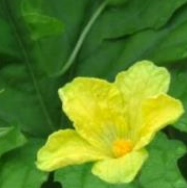
#> input picture tl1Img/1.png, 187 x 188 px
$ python changeImgDim.py
#> lines starting #> are read from the running program, lines starting #| are printed output that depends on the picture
import os
import cv2
import matplotlib.pyplot as plt


# =========================
# CONFIG
# =========================
IMG_NAME = "1.png"
ROOT_PATH = "tl1Img"


def main():
    img_path = os.path.join(".", ROOT_PATH, IMG_NAME)
    img_bgr = cv2.imread(img_path)
#> img_bgr is the input picture: shape (188, 187, 3); mean B, G, R 36.6, 136.8, 96.8

    if img_bgr is None:
        raise FileNotFoundError(f"Không đọc được ảnh: {img_path}")

    # =========================
    # CHUYỂN ĐỔI KHÔNG GIAN MÀU
    # =========================
    img_rgb   = cv2.cvtColor(img_bgr, cv2.COLOR_BGR2RGB)
    img_hsv   = cv2.cvtColor(img_bgr, cv2.COLOR_BGR2HSV)
#> img_hsv: shape (188, 187, 3); mean H, S, V 46.5, 185.7, 137.3
    img_gray  = cv2.cvtColor(img_bgr, cv2.COLOR_BGR2GRAY)
    img_lab   = cv2.cvtColor(img_bgr, cv2.COLOR_BGR2LAB)
#> img_lab: shape (188, 187, 3); mean of channels 0, 1, 2 132.2, 99.2, 173.3
    img_hls   = cv2.cvtColor(img_bgr, cv2.COLOR_BGR2HLS)
#> img_hls: shape (188, 187, 3); mean of channels 0, 1, 2 46.5, 87, 159.1
    img_ycrcb = cv2.cvtColor(img_bgr, cv2.COLOR_BGR2YCrCb)
#> img_ycrcb: shape (188, 187, 3); mean of channels 0, 1, 2 113.4, 116.1, 84.7
    img_luv   = cv2.cvtColor(img_bgr, cv2.COLOR_BGR2LUV)
#> img_luv: shape (188, 187, 3); mean of channels 0, 1, 2 131.7, 84.2, 187.5

    # =========================
    # HIỂN THỊ
    # =========================
    plt.figure(figsize=(18, 10))

    plt.subplot(2, 4, 1)
    plt.imshow(img_rgb)
    plt.title("Ảnh gốc (RGB hiển thị)")
    plt.axis("off")

    plt.subplot(2, 4, 2)
    plt.imshow(img_hsv)
    plt.title("Không gian HSV")
    plt.axis("off")

    plt.subplot(2, 4, 3)
    plt.imshow(img_gray, cmap="gray")
    plt.title("Không gian Grayscale")
    plt.axis("off")

    plt.subplot(2, 4, 4)
    plt.imshow(img_lab)
    plt.title("Không gian LAB")
    plt.axis("off")

    plt.subplot(2, 4, 5)
    plt.imshow(img_hls)
    plt.title("Không gian HLS")
    plt.axis("off")

    plt.subplot(2, 4, 6)
    plt.imshow(img_ycrcb)
    plt.title("Không gian YCrCb")
    plt.axis("off")

    plt.subplot(2, 4, 7)
    plt.imshow(img_luv)
    plt.title("Không gian Luv")
    plt.axis("off")

    # ô cuối để trống hoặc có thể ghi chú
    plt.subplot(2, 4, 8)
    plt.text(
        0.5, 0.5,
        "Các ảnh 3 kênh như HSV/LAB/HLS/YCrCb/Luv\n"
        "được hiển thị trực tiếp để quan sát\n"
        "sau khi chuyển đổi không gian màu.",
        ha="center", va="center", fontsize=11
    )
    plt.axis("off")

    plt.tight_layout()
    plt.show()

    # Tách 3 kênh
    L, A, B = cv2.split(img_lab)
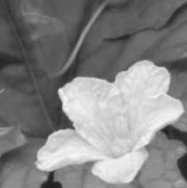
#> L: shape (188, 187); min 32, max 247, mean 132.2
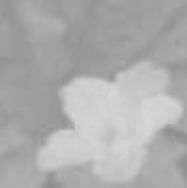
#> B: shape (188, 187); min 140, max 215, mean 173.3
    r,g,b = cv2.split(img_rgb)
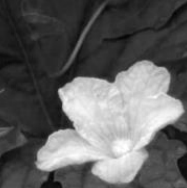
#> r: shape (188, 187); min 2, max 255, mean 96.8
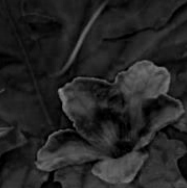
#> b: shape (188, 187); min 0, max 150, mean 36.6
    h,s,v = cv2.split(img_hsv)
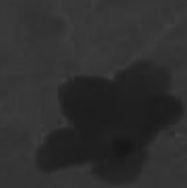
#> h: shape (188, 187); min 22, max 63, mean 46.5
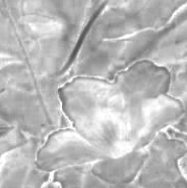
#> s: shape (188, 187); min 80, max 255, mean 185.7
    # h,l,s = cv2.split(img_hls)
    y,cr,cb = cv2.split(img_ycrcb)
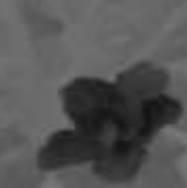
#> cb: shape (188, 187); min 18, max 121, mean 84.7
    # =========================
    # HIỂN THỊ
    # =========================
    plt.figure(figsize=(16, 8))

    plt.subplot(2, 3, 1)
    plt.imshow(img_rgb)
    plt.title("Ảnh gốc")
    plt.axis("off")

    plt.subplot(2, 3, 2)
    plt.imshow(img_lab)
    plt.title("Ảnh trong không gian LAB")
    plt.axis("off")

    plt.subplot(2, 3, 3)
    plt.imshow(h, cmap="gray")
    plt.title("Kênh L - Lightness")
    plt.axis("off")

    plt.subplot(2, 3, 4)
    plt.imshow(s, cmap="gray")
    plt.title("Kênh A - Green <-> Red")
    plt.axis("off")

    plt.subplot(2, 3, 5)
    plt.imshow(v, cmap="gray")
    plt.title("Kênh B - Blue <-> Yellow")
    plt.axis("off")

    plt.subplot(2, 3, 6)
    plt.text(
        0.5, 0.5,
        "LAB:\nL = độ sáng\nA = xanh lá ↔ đỏ\nB = xanh dương ↔ vàng",
        ha="center", va="center", fontsize=13
    )
    plt.axis("off")

    plt.tight_layout()
    plt.show()


if __name__ == "__main__":
    main()

$ run again, with img/2.png copied over tl1Img/1.png
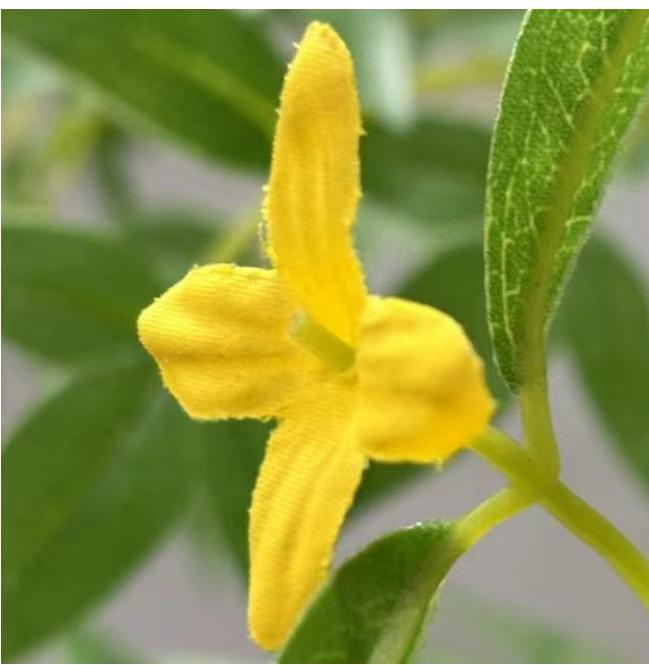
#> input picture img/2.png, 649 x 665 px
#> in main, img_bgr is the input picture: shape (665, 649, 3); mean B, G, R 64.1, 147.2, 138.6
#> img_hsv: shape (665, 649, 3); mean H, S, V 35.5, 149.9, 154.2
#> img_lab: shape (665, 649, 3); mean of channels 0, 1, 2 149.7, 113.9, 167.6
#> img_hls: shape (665, 649, 3); mean of channels 0, 1, 2 35.5, 109.3, 133.4
#> img_ycrcb: shape (665, 649, 3); mean of channels 0, 1, 2 135.2, 130.5, 87.9
#> img_luv: shape (665, 649, 3); mean of channels 0, 1, 2 149.2, 95.7, 180
#> in main, `y,cr,cb = cv2.split(img_ycrcb)`:
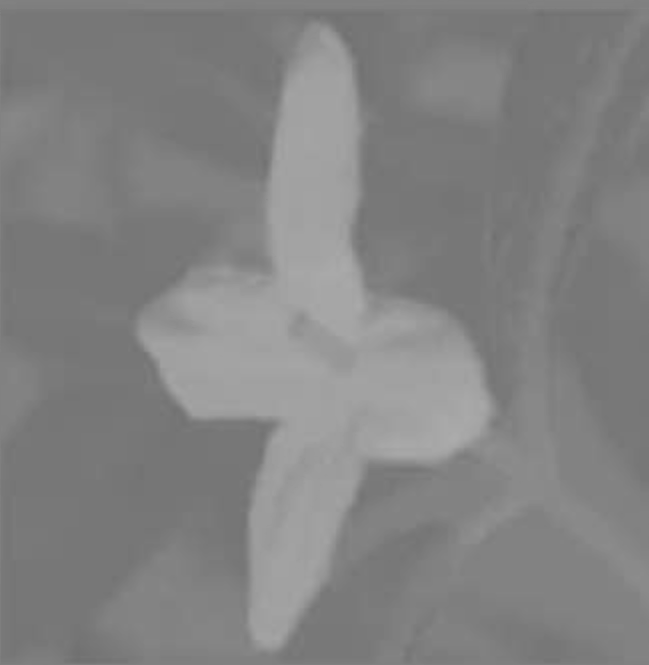
#> cr: shape (665, 649); min 111, max 172, mean 130.5
#> in main, `y,cr,cb = cv2.split(img_ycrcb)`:
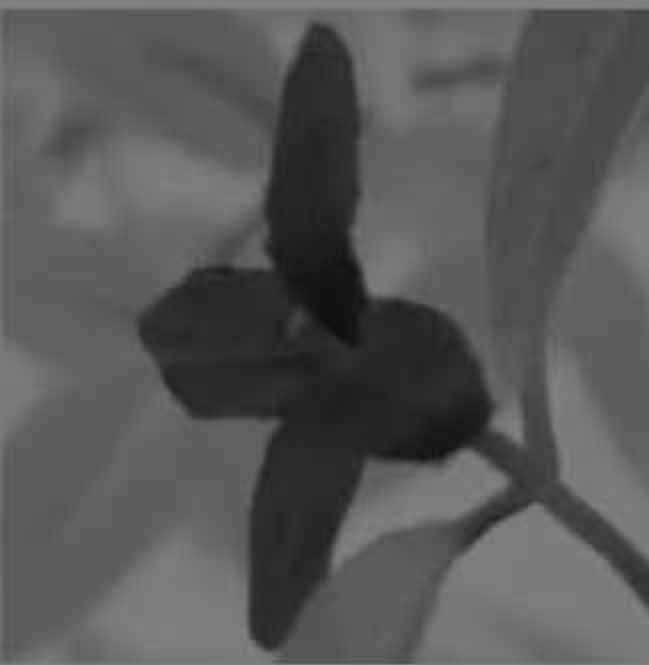
#> cb: shape (665, 649); min 15, max 130, mean 87.9

$ run again, with img/3.png copied over tl1Img/1.png
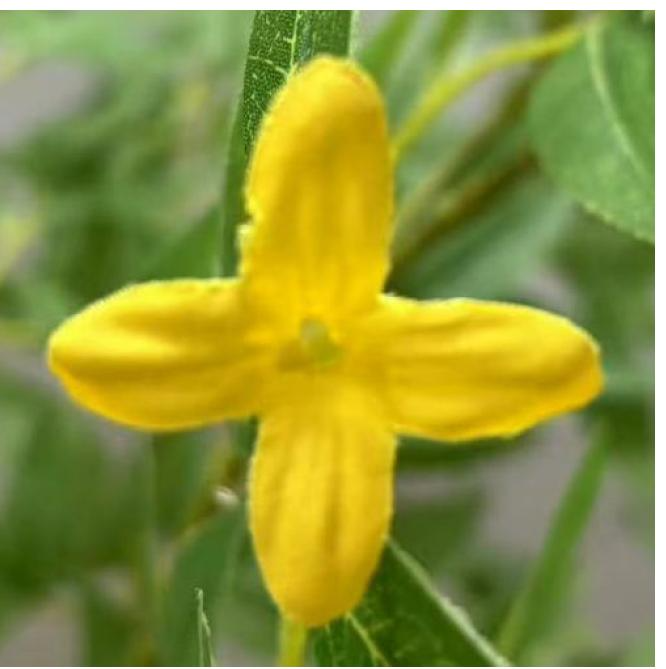
#> input picture img/3.png, 666 x 669 px
#> in main, img_bgr is the input picture: shape (669, 666, 3); mean B, G, R 58.2, 149, 141.6
#> img_hsv: shape (669, 666, 3); mean H, S, V 36, 158.1, 157.7
#> img_lab: shape (669, 666, 3); mean of channels 0, 1, 2 151.4, 114, 170.4
#> img_hls: shape (669, 666, 3); mean of channels 0, 1, 2 35.9, 108.1, 139.5
#> img_ycrcb: shape (669, 666, 3); mean of channels 0, 1, 2 136.4, 131.7, 83.9
#> img_luv: shape (669, 666, 3); mean of channels 0, 1, 2 150.9, 96.6, 183.1
#> in main, `y,cr,cb = cv2.split(img_ycrcb)`:
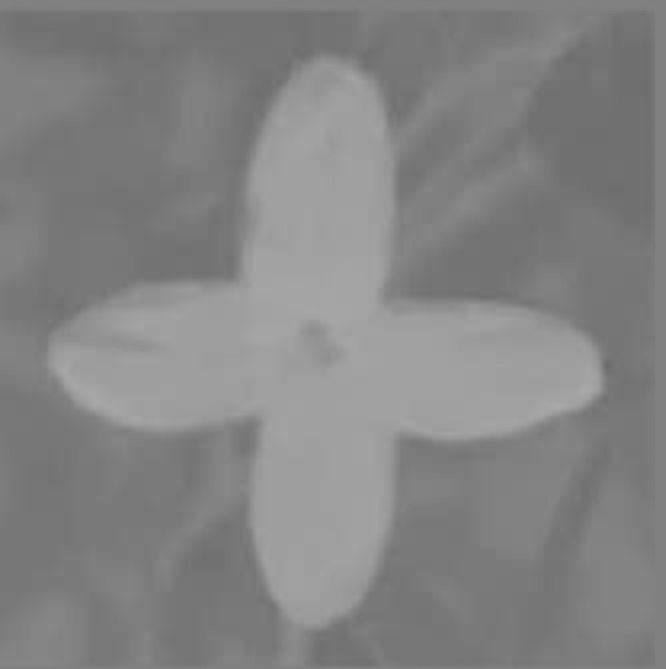
#> cr: shape (669, 666); min 107, max 169, mean 131.7
#> in main, `y,cr,cb = cv2.split(img_ycrcb)`:
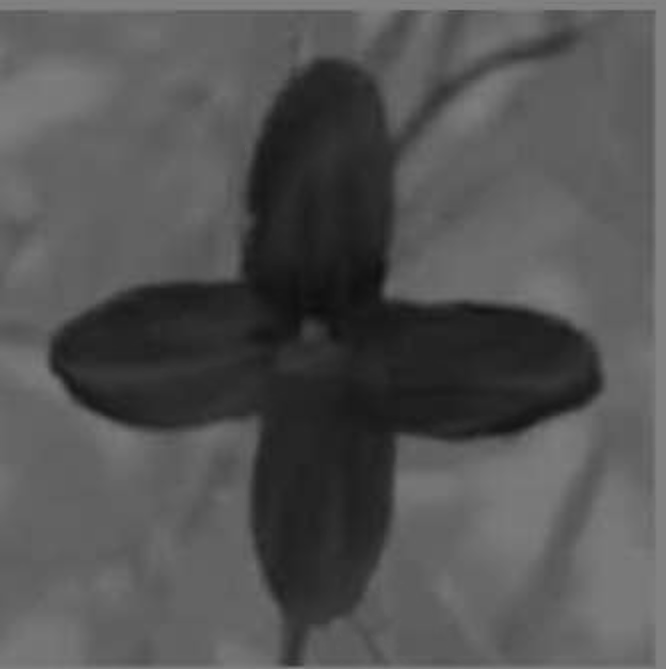
#> cb: shape (669, 666); min 14, max 130, mean 83.9

$ run again, with img/4.png copied over tl1Img/1.png
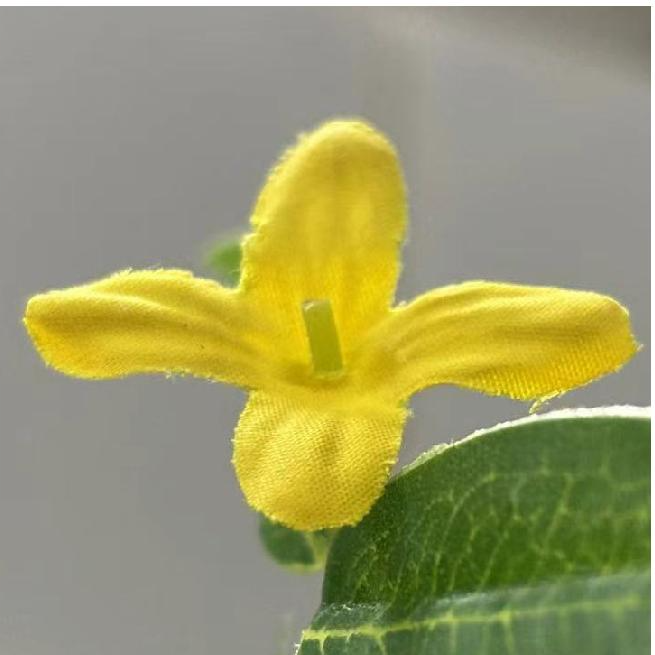
#> input picture img/4.png, 655 x 655 px
#> in main, img_bgr is the input picture: shape (655, 655, 3); mean B, G, R 104.3, 154, 155.2
#> img_hsv: shape (655, 655, 3); mean H, S, V 30.3, 81.6, 159.9
#> img_lab: shape (655, 655, 3); mean of channels 0, 1, 2 159.9, 122.4, 151.8
#> img_hls: shape (655, 655, 3); mean of channels 0, 1, 2 30.3, 132.3, 74.6
#> img_ycrcb: shape (655, 655, 3); mean of channels 0, 1, 2 148.7, 132.8, 103
#> img_luv: shape (655, 655, 3); mean of channels 0, 1, 2 159.4, 98.9, 162.9
#> in main, `y,cr,cb = cv2.split(img_ycrcb)`:
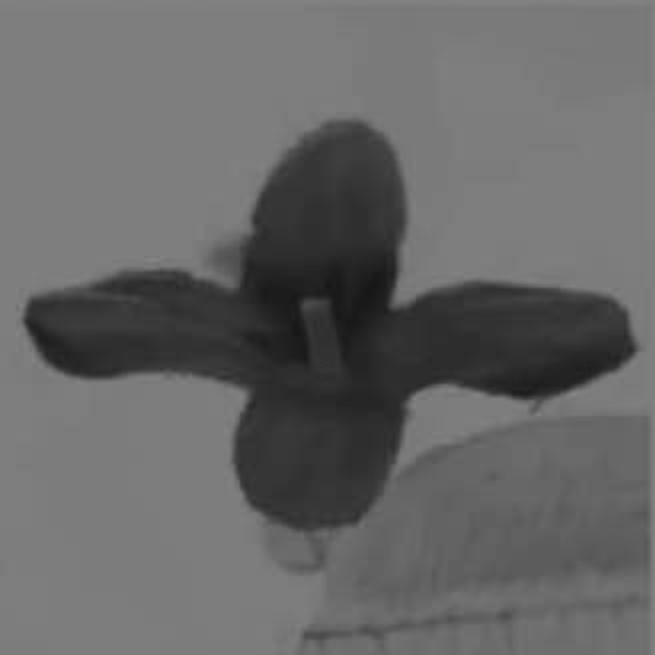
#> cb: shape (655, 655); min 22, max 135, mean 103
